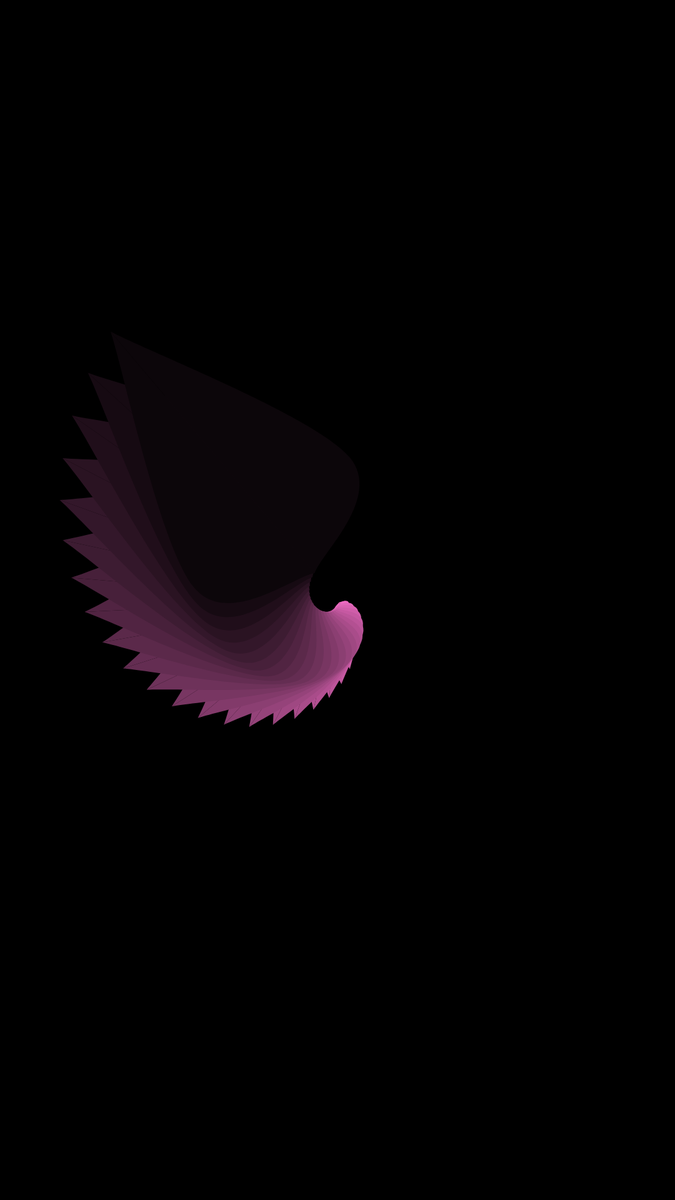
Frame 1 (no input)
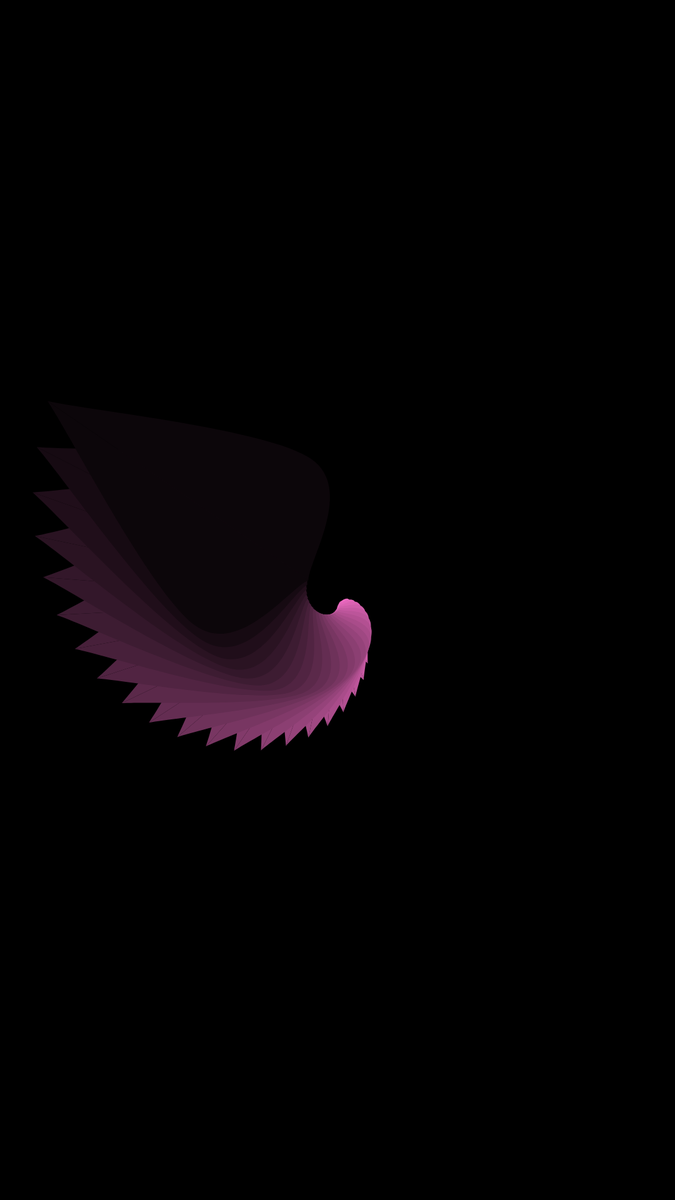
Frame 60 (no input)
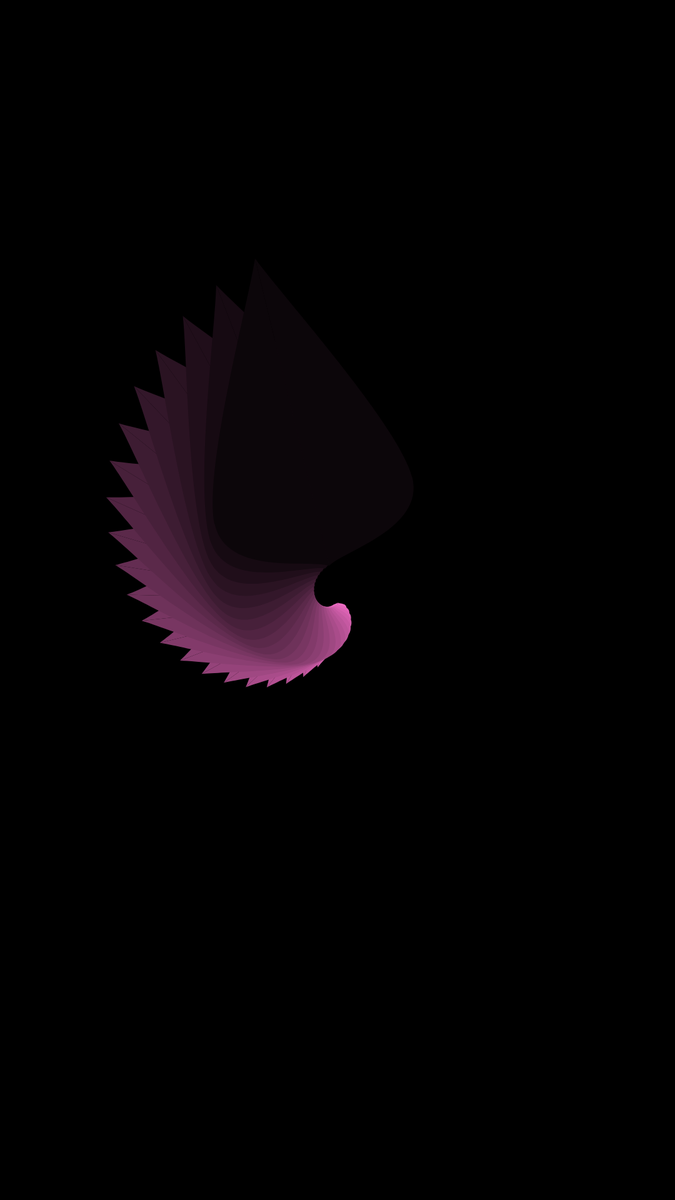
Frame 120 (the mouse pressed at the canvas centre since frame 60)

The p5.js sketch that drew these frames (run headless with seeded random() and noise() and a simulated clock; from frame 60 on, the mouse is pressed at the canvas centre):

// p5.js sketch
// ── sketch.js
/*
Author: Project Somedays
Date: 2024-03-07
Title: Reverse Engineering Challenges - Sync

Anyone else experience old code as if a stranger had written it? I will choose to be kind to my past self, but I did have to start from scratch on this one.
Went through a musical phase where I was quite obsessed with polyrhythms. Something definitely tickled my math brain when they came back in sync.
I saw something crazy like this made in blender a few years back and thought I'd give 2D a go.
*/

const petalCount = 24;
let petals = [];
let globA = 0;
let test;
let globRate;


function setup(){
  createCanvas(1080, 1920, P2D);
  noStroke();
  globRate = TAU/100;

  colorMode(HSB, 360, 100, 100);
  for (let i = 0; i < petalCount; i++) {
    petals.push(new Petal(
      1 + i * 0.5,
      (i * QUARTER_PI) / (petalCount / 4),
      color(320, 55, 93 - (i * 92) / petalCount))
    )
  }

}

function draw(){
background(0);
for(let p of petals){
  p.show(0.5*sin(globA) + 1);
}
globA += globRate;
}

// ── petal.js
class Petal{
    constructor(scale, offset, colour){
        this.scale = scale;
        this.offset = offset;
        this.toTip = this.scale*width/petalCount;
        this.r = this.toTip/3;
        this.base = this.toTip/10;
        this.col = colour;
        this.start = createVector(this.base,0);
        this.tip = createVector(this.toTip,0);
        this.right = createVector(this.r*cos(PI/6), this.r*sin(PI/3));
        this.left = createVector(this.r*cos(-PI/6), this.r*sin(-PI/3));
    }

    update(){
        this.offset += globRate;
    }

    show(a){
        push()
        translate(width/2, height/2);
        rotate(a + this.offset);
        fill(this.col);
        beginShape();
            curveVertex(this.start.x, this.start.y);
            curveVertex(this.start.x, this.start.y);
            curveVertex(this.left.x, this.left.y);
            curveVertex(this.tip.x, this.tip.y);
            curveVertex(this.tip.x, this.tip.y);
        endShape();
        beginShape();
            curveVertex(this.start.x, this.start.y);
            curveVertex(this.start.x, this.start.y);
            curveVertex(this.right.x, this.right.y);
            curveVertex(this.tip.x, this.tip.y);
            curveVertex(this.tip.x, this.tip.y);
        endShape();
        pop();
    }
}
